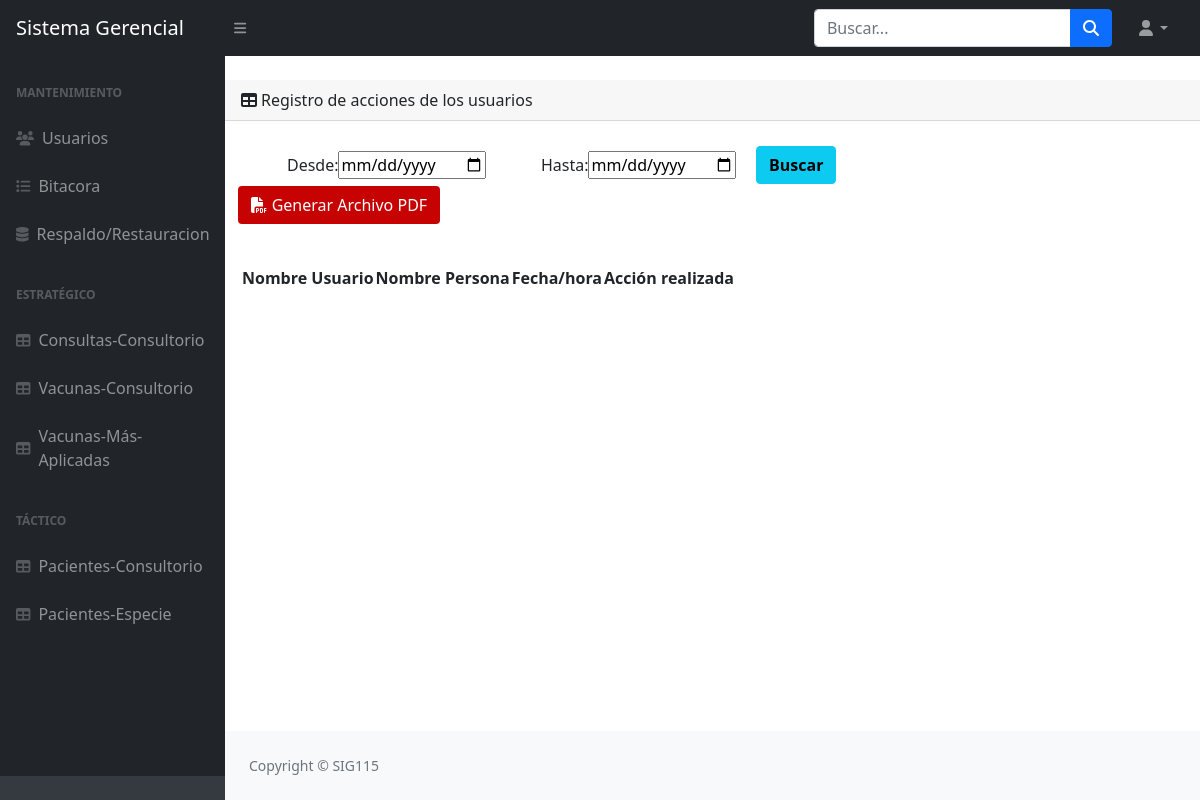
Page /listado_bitacora/ on the earlier database version.
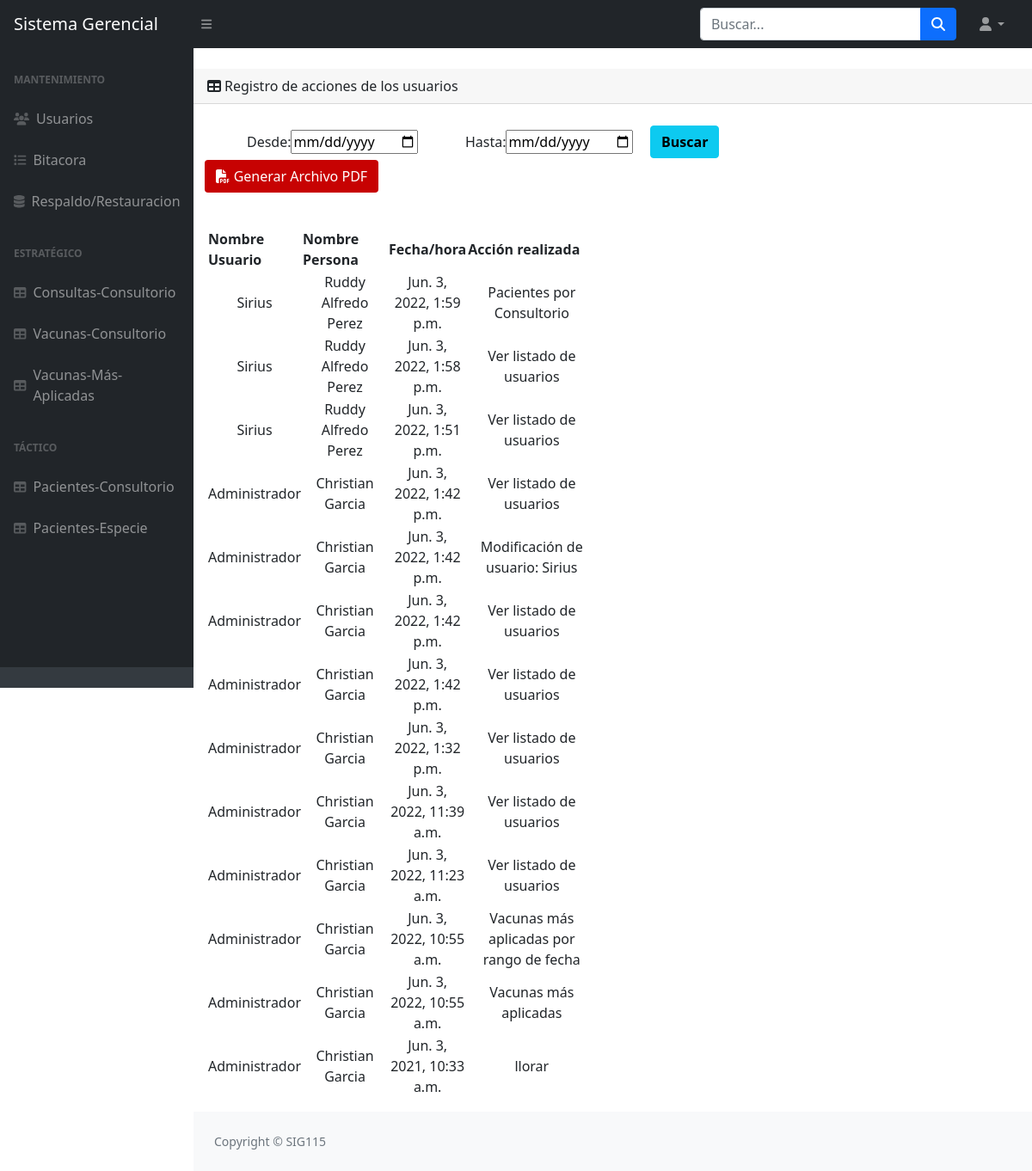
Same page on the later database version.
### SistemaGerencial/models.py (models this page shows, shortened)
class Bitacora(models.Model):
    id = models.AutoField(primary_key=True)
    usuario = models.ForeignKey('User', on_delete = models.CASCADE)
    accion = models.CharField(max_length=100, help_text="")
    fecha = models.DateTimeField(auto_now_add = True)

class User(AbstractUser):
    ROL = (('administrador','Administrador'),('estrategico', 'Estrategico'), ('tactico', 'Tactico'))
    rol = models.CharField(max_length=20, choices=ROL, blank=True, help_text='')

### SistemaGerencial/views.py (the view, shortened to what this page needs)
# urls.py: path('listado_bitacora/', listado_bitacora, name="listado_bitacora"),
def listado_bitacora(request):
    fec1 = request.GET.get('buscarFecha1')  # Filtro por fecha
    fec2 = request.GET.get('buscarFecha2')  # Filtro por fecha
    context = {}
    if (fec1 == "" and fec2 == "") or (fec1 == None and fec2 == None):
        bitacoras = Bitacora.objects.all().order_by('-fecha')
        context = {'bitacoras': bitacoras}
    return render(request, 'listado_bitacora.html', context)

### SistemaGerencial/templates/listado_bitacora.html (shortened to what this page needs)
{% extends 'base.html' %}
{% load static %}
{% block content %}
    <br>
        <div class="card-header">
            <i class="fas fa-table me-1"></i>Registro de acciones de los usuarios
        </div>&nbsp;
        <div class="d-flex justify-content start">&nbsp;&nbsp;&nbsp;
    <form role="form" method="get" >
        <div>
            <table>
                <tr>
                    <td width="250" align="right">
                        Desde:<input type="date"  placeholder="aaaa-mm-dd" name="buscarFecha1" value="{{ request.GET.buscarFecha1 }}">
                    </td>
                    <td width="250" align="right">
                        Hasta:<input type="date"  placeholder="aaaa-mm-dd" name="buscarFecha2" value="{{ request.GET.buscarFecha2 }}">
                    </td>
                    <td width="100" align="right">
                        <button type="submit" class="btn btn-info" ><B>Buscar</B></button>
                    </td>
                </tr>
                <tr>
                    <td style="text-align:left;">
                        <a href="{% url 'reporte_Bitacora' %}" class="btn"
                            style="color:white; background-color:rgb(199, 2, 2)"><i class="fa fa-file-pdf"
                                aria-hidden="true"></i>  Generar Archivo PDF</a>
                    </td>
                </tr>
            </table>
            <br>
        </div>
    </form>
</div>
        <div class="card-body">
            <table id="datatablesSimple">
            <thead>
                <tr>
                    <th>Nombre Usuario</th>
                    <th>Nombre Persona</th>
                    <th>Fecha/hora</th>
                    <th>Acción realizada</th>
                </tr>
                </thead>
            <tbody>
                {% for b in bitacoras %}
                    <tr>
                        <td width="40" style="text-align: center">{{b.usuario.username}}</td>
                        <td width="100" style="text-align: center">{{b.usuario.first_name}} {{b.usuario.last_name}}</td>
                        <td width="50" style="text-align: center">{{b.fecha}}</td>
                        <td width="150"style="text-align: center">{{b.accion}}</td>
                    </tr>
                {% endfor %}
            </tbody>
            </table>
</div>
{% endblock content%}

Differences in the rows shown:
added Bitacora: usuario.username "Sirius", usuario.first_name "Ruddy Alfredo", usuario.last_name "Perez", fecha "Jun. 3, 2022, 1:59 p.m.", accion "Pacientes por Consultorio"
added Bitacora: usuario.username "Sirius", usuario.first_name "Ruddy Alfredo", usuario.last_name "Perez", fecha "Jun. 3, 2022, 1:58 p.m.", accion "Ver listado de usuarios"
added Bitacora: usuario.username "Sirius", usuario.first_name "Ruddy Alfredo", usuario.last_name "Perez", fecha "Jun. 3, 2022, 1:51 p.m.", accion "Ver listado de usuarios"
added Bitacora: usuario.username "Administrador", usuario.first_name "Christian", usuario.last_name "Garcia", fecha "Jun. 3, 2022, 1:42 p.m.", accion "Ver listado de usuarios"
added Bitacora: usuario.username "Administrador", usuario.first_name "Christian", usuario.last_name "Garcia", fecha "Jun. 3, 2022, 1:42 p.m.", accion "Modificación de usuario: Sirius"
added Bitacora: usuario.username "Administrador", usuario.first_name "Christian", usuario.last_name "Garcia", fecha "Jun. 3, 2022, 1:42 p.m.", accion "Ver listado de usuarios"
added Bitacora: usuario.username "Administrador", usuario.first_name "Christian", usuario.last_name "Garcia", fecha "Jun. 3, 2022, 1:42 p.m.", accion "Ver listado de usuarios"
added Bitacora: usuario.username "Administrador", usuario.first_name "Christian", usuario.last_name "Garcia", fecha "Jun. 3, 2022, 1:32 p.m.", accion "Ver listado de usuarios"
added Bitacora: usuario.username "Administrador", usuario.first_name "Christian", usuario.last_name "Garcia", fecha "Jun. 3, 2022, 11:39 a.m.", accion "Ver listado de usuarios"
added Bitacora: usuario.username "Administrador", usuario.first_name "Christian", usuario.last_name "Garcia", fecha "Jun. 3, 2022, 11:23 a.m.", accion "Ver listado de usuarios"
added Bitacora: usuario.username "Administrador", usuario.first_name "Christian", usuario.last_name "Garcia", fecha "Jun. 3, 2022, 10:55 a.m.", accion "Vacunas más aplicadas por rango de fecha"
added Bitacora: usuario.username "Administrador", usuario.first_name "Christian", usuario.last_name "Garcia", fecha "Jun. 3, 2022, 10:55 a.m.", accion "Vacunas más aplicadas"
added Bitacora: usuario.username "Administrador", usuario.first_name "Christian", usuario.last_name "Garcia", fecha "Jun. 3, 2021, 10:33 a.m.", accion "llorar"
